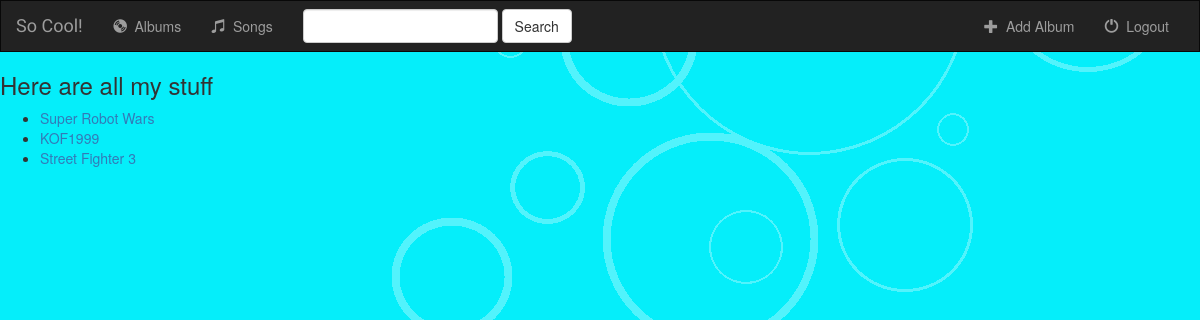
/music/, run on an earlier commit of the app's database.
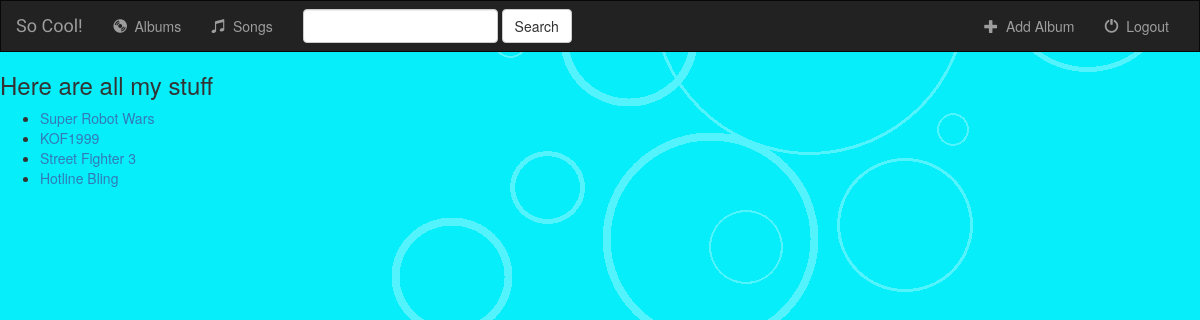
And on a later commit of the database.
### music/models.py (models this page shows, shortened)
class Album(models.Model):
    artist = models.CharField(max_length=250)
    album_title = models.CharField(max_length=500)
    genre = models.CharField(max_length=100)
    album_logo = models.CharField(max_length=1000)

### music/views.py (the view)
class IndexView(generic.ListView): # inherent from type ListView
    template_name='music/index.html'
    context_object_name='all_albums' # override object_list
    def get_queryset(self):         # query the dataset
        return Album.objects.all()  # return as a object_list

### music/templates/music/index.html
{% extends 'music/base.html' %}
{% block body %}
    {% if all_albums %}
        <h3>Here are all my stuff</h3>
        <ul>
            {% for i in all_albums %}
            <li><a href="{% url 'music:detail' i.id %}">{{ i.album_title }}</a></li>
            {% endfor %}
        </ul>
    {% else %}
        <h3>You don't have any albums!</h3>
    {% endif %}
{% endblock %}

### music/templates/music/base.html (shortened to what this page needs)
<!DOCTYPE html>
<html lang="en">
<head>
    {% load staticfiles %}
    <link rel="stylesheet" href="https://maxcdn.bootstrapcdn.com/bootstrap/3.3.7/css/bootstrap.min.css">
    <link rel="stylesheet" type="text/css" href="{% static 'music/style.css' %}" />
</head>
<body>
    <nav class="navbar navbar-inverse">
    <div class="container-fluid">
        <div class="navbar-header">
            <a class="navbar-brand" href="{% url 'music:index' %}">So Cool!</a>
        </div>
        <div class="collapse navbar-collapse" id="topNavBar">
            <ul class="nav navbar-nav">
                <li class="">
                    <a href="{% url 'music:index' %}">
                        <span class="glyphicon glyphicon-cd" aria-hidden="true"></span>&nbsp;
                        Albums
                    </a>
                </li>
                <li class="">
                    <a href="{% url 'music:index' %}">
                        <span class="glyphicon glyphicon-music" aria-hidden="true"></span>&nbsp;
                        Songs
                    </a>
                </li>
            </ul>
            <form class="navbar-form navbar-left" role="search" medhod="get" action="#">
                <div class="form-group">
                    <input type="text" class="form-control" name="q" value="">
                </div>
                <button type="submit" class="btn btn-default">Search</button>
            </form>
            <ul class="nav navbar-nav navbar-right">
                <li class="">
                    <a href="{% url 'music:album-add' %}">
                        <span class="glyphicon glyphicon-plus" aria-hidden="true"></span>&nbsp;
                        Add Album
                    </a>
                </li>
                <li class="">
                    <a href="#">
                        <span class="glyphicon glyphicon-off" aria-hidden="true"></span>&nbsp;
                        Logout
                    </a>
                </li>
            </ul>
        </div>
    </div>
</nav>
{% block body %}
{% endblock %}
</body>
</html>

### music/static/music/style.css (style rules this page uses)
body { background: url("images/blue.png"); }
.navbar { border-radius: 0; }
.navbar-brand { font-family: 'Satisfy', cursive; }

What changed in the data, as far as the page shows it:
added Album: album_title "Hotline Bling"
